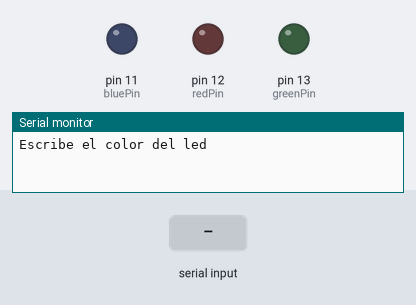
The sketch below on a simulated Arduino Uno, built with avr-gcc and run on an emulated ATmega328P. On the bench: output pins drawn as LEDs (lit = HIGH), the last lines printed to the serial monitor. Inputs (shaded band) come from the test bench.

Above: at 1.2 s.
1.3 s: "1" received over Serial
At 2.6 s:
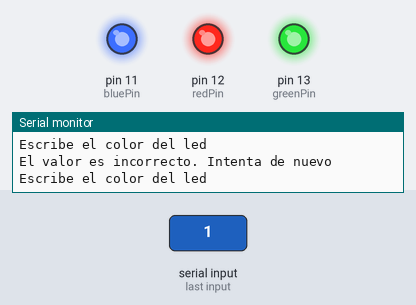
3.8 s: "verde" received over Serial
At 5.7 s:
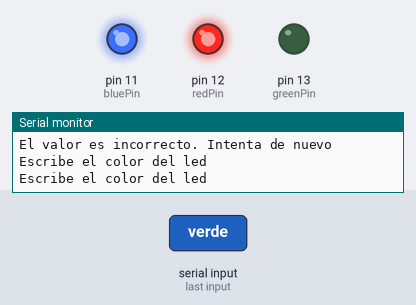
6.3 s: "rojo" received over Serial
At 7.6 s:
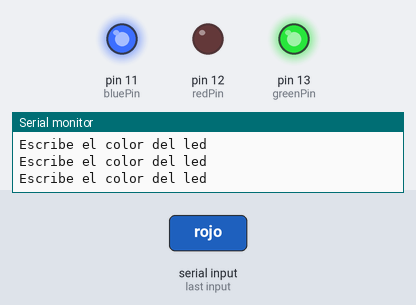
8.7 s: "azul" received over Serial
At 10.6 s:
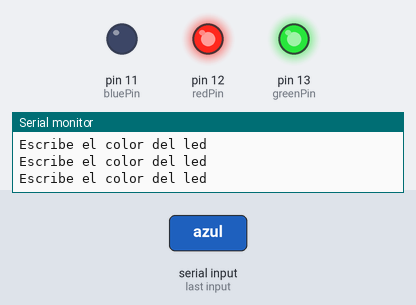
11.1 s: "0" received over Serial
At 12.5 s:
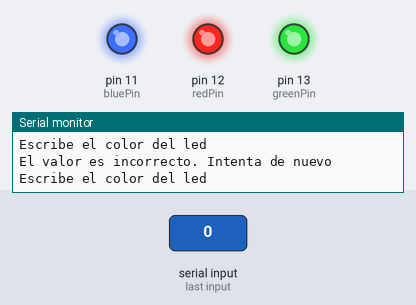
Timing chart, 0 to 14.1 s (numbered marks = the images above; inputs shaded):
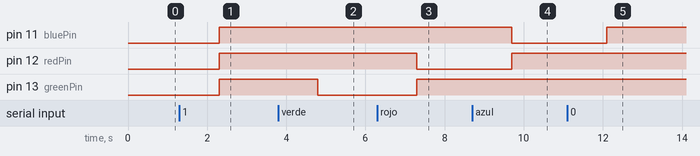

The sketch:

else-if_class20.ino
```cpp
int greenPin = 13;
int redPin = 12;
int bluePin = 11;
String ledColor;
String msg1 = "Escribe el color del led";
void setup() {
  Serial.begin(115200);
  pinMode(greenPin, OUTPUT);
  pinMode(redPin, OUTPUT);
  pinMode(bluePin, OUTPUT);
}

void loop() {
  Serial.println();
  Serial.println(msg1);
  while (Serial.available() == 0) {
  }
  ledColor = Serial.readString();

  if (ledColor == "verde") {
    digitalWrite(greenPin, LOW);
    digitalWrite(redPin, HIGH);
    digitalWrite(bluePin, HIGH);
  }
  else if (ledColor == "rojo") {
    digitalWrite(greenPin, HIGH);
    digitalWrite(redPin, LOW);
    digitalWrite(bluePin, HIGH);
  }
  else if (ledColor == "azul" ) {
    digitalWrite(greenPin, HIGH);
    digitalWrite(redPin, HIGH);
    digitalWrite(bluePin, LOW);
  }
  else{
    digitalWrite(greenPin, HIGH);
    digitalWrite(redPin, HIGH);
    digitalWrite(bluePin, HIGH);
    Serial.println("El valor es incorrecto. Intenta de nuevo");
  }
}
```

Measured:
- after the input at 1.3 s, pin 11 (bluePin), pin 12 (redPin), pin 13 (greenPin): LOW → HIGH after 1.0 s
- after the input at 3.8 s, pin 13 (greenPin): HIGH → LOW after 1.0 s
- after the input at 6.3 s, pin 12 (redPin): HIGH → LOW after 1.0 s; pin 13 (greenPin): LOW → HIGH after 1.0 s
- after the input at 8.7 s, pin 11 (bluePin): HIGH → LOW after 1.0 s; pin 12 (redPin): LOW → HIGH after 1.0 s
- after the input at 11.1 s, pin 11 (bluePin): LOW → HIGH after 1.0 s
